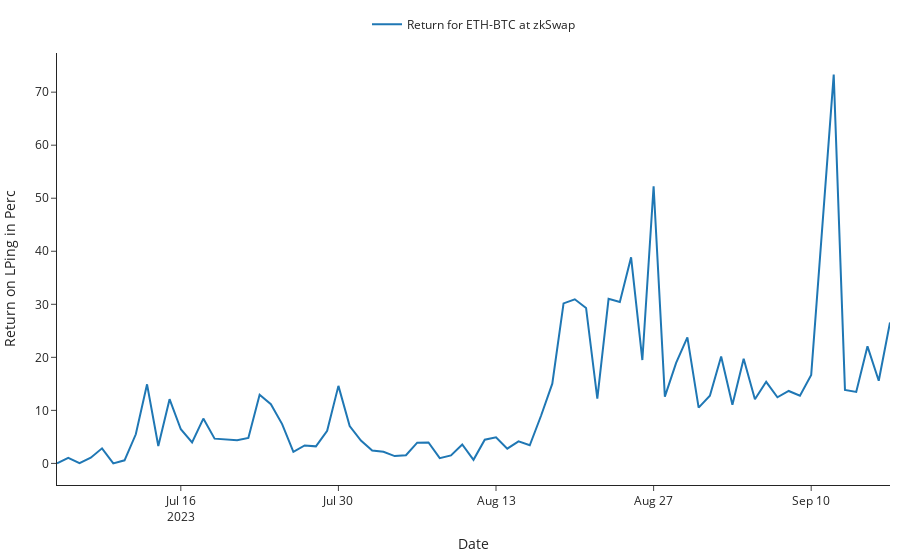

Notebook source saved alongside this figure:
### Code cell
fig = go.Figure(layout=layout)

fig.add_trace(go.Scatter(x=df_per_day['timestamp'],
                            y=df_per_day2['annual_Return'].astype(
                                float),
                            mode='lines',
                            name = 'Return for ETH-BTC at zkSwap'))

fig.update_layout(xaxis_title='Date',
                    yaxis_title='Return on LPing in Perc', showlegend=True,
                    legend=dict(xanchor='center', x=0.5, y=1.10, orientation='h'),)
#fig.write_image(f"./plots/{contract_name}_{event_name}.pdf")
fig.show()
